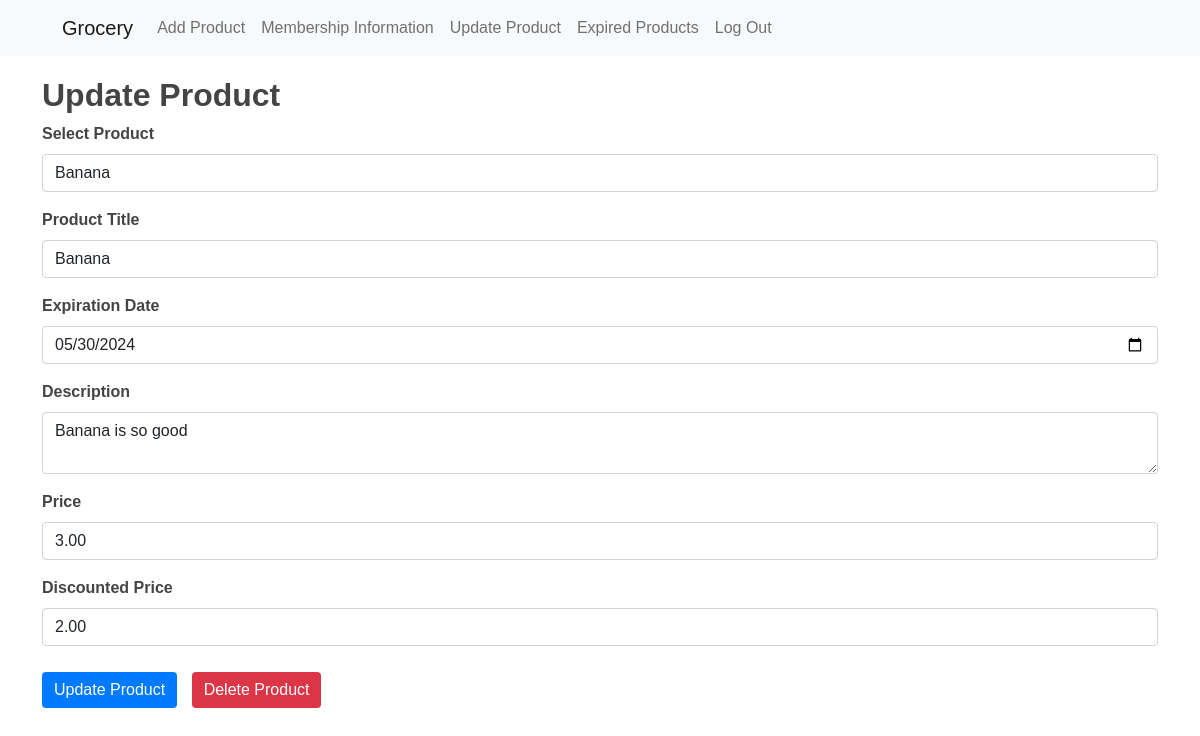
/updateproduct.php?product_id=1 (signed in), run on the app's committed database.
### tables this page shows
CREATE TABLE `product` (
  `id` int(100) NOT NULL,
  `title` varchar(200) NOT NULL,
  `expire` date NOT NULL,
  `img` varchar(255) NOT NULL,
  `description` text NOT NULL,
  `price` decimal(10,2) NOT NULL,
  `discounted_price` decimal(10,2) NOT NULL,
  `market_email` varchar(255) DEFAULT NULL,
  `type` varchar(255) DEFAULT NULL
);

### updateproduct.php (the view, shortened to what this page needs)
<?php
require 'db.php';
$userEmail = $_SESSION['user_email'];
$isAdmin = ($userEmail === 'admin1@gmail.com');
$selectedProductId = $_GET['product_id'] ?? null;
$productData = [];
if ($selectedProductId) {
    $productStmt = $pdo->prepare("SELECT * FROM product WHERE id = ?");
    $productStmt->execute([$selectedProductId]);
    $productData = $productStmt->fetch(PDO::FETCH_ASSOC);
}
$sql = $isAdmin ? "SELECT id, title FROM product" : "SELECT id, title FROM product WHERE market_email = ?";
$stmt = $pdo->prepare($sql);
$isAdmin ? $stmt->execute() : $stmt->execute([$userEmail]);
$products = $stmt->fetchAll(PDO::FETCH_ASSOC);
?>
<!DOCTYPE html>
<html lang="en">
<head>
    <link href="https://cdnjs.cloudflare.com/ajax/libs/twitter-bootstrap/5.1.3/css/bootstrap.min.css" rel="stylesheet">
    <link rel="stylesheet" href="https://cdnjs.cloudflare.com/ajax/libs/font-awesome/6.0.0-beta3/css/all.min.css">
    <link rel="stylesheet" href="navbar.css">
    <link href="addproduct.css" rel="stylesheet">
    <link rel="stylesheet" href="styles.css">
</head>
<body>
    <nav class="navbar navbar-expand-lg navbar-light bg-light">
        <div class="container-fluid">
            <a class="navbar-brand" href="addproduct.php">
                <?php if (isset($_SESSION['user_logo']) && !empty($_SESSION['user_logo'])): ?>
                    <img style="width: 100px;" src="<?php echo htmlspecialchars($_SESSION['user_logo']); ?>"
                        alt="Market Logo" style="height: 50px;">
                <?php else: ?>
                    Grocery
                <?php endif; ?>
            </a>
            <div class="collapse navbar-collapse" id="navbarNav">
                <ul class="navbar-nav me-auto mb-2 mb-lg-0">
                    <li class="nav-item active">
                        <a class="nav-link" href="addproduct.php">Add Product<span class="sr-only">(current)</span></a>
                    </li>
                    <li class="nav-item">
                        <a class="nav-link" href="membershipmarket.php">Membership Information</a>
                    </li>
                    <li class="nav-item">
                        <a class="nav-link" href="updateproduct.php">Update Product</a>
                    </li>
                    <li class="nav-item">
                        <a class="nav-link" href="expired.php">Expired Products</a>
                    </li>
                    <li class="nav-item">
                        <a class="nav-link" href="logout.php">Log Out</a>
                    </li>
                </ul>
            </div>
        </div>
    </nav>
    <div class="container">
        <h2><b>Update Product</b></h2>
        <form action="updateproduct.php?product_id=<?php echo $selectedProductId; ?>" method="post"
            enctype="multipart/form-data">
            <div class="mb-3">
                <label for="product_id" class="form-label">Select Product</label>
                <select class="form-control" id="product_id" name="product_id"
                    onchange="window.location.href='updateproduct.php?product_id=' + this.value;">
                    <?php foreach ($products as $product): ?>
                        <option value="<?php echo $product['id']; ?>" <?php if ($product['id'] == $selectedProductId)
                               echo 'selected'; ?>>
                            <?php echo htmlspecialchars($product['title']); ?>
                        </option>
                    <?php endforeach; ?>
                </select>
            </div>
            <div class="mb-3">
                <label for="title" class="form-label">Product Title</label>
                <input type="text" class="form-control" id="title" name="title" required
                    value="<?php echo htmlspecialchars($productData['title'] ?? ''); ?>">
            </div>
            <div class="mb-3">
                <label for="expire" class="form-label">Expiration Date</label>
                <input type="date" class="form-control" id="expire" name="expire" required
                    value="<?php echo htmlspecialchars($productData['expire'] ?? ''); ?>">
            </div>
            <div class="mb-3">
                <label for="description" class="form-label">Description</label>
                <textarea class="form-control" id="description" name="description"
                    required><?php echo htmlspecialchars($productData['description'] ?? ''); ?></textarea>
            </div>
            <div class="mb-3">
                <label for="price" class="form-label">Price</label>
                <input type of="number" class="form-control" id="price" name="price" step="0.01" required
                    value="<?php echo htmlspecialchars($productData['price'] ?? ''); ?>">
            </div>
            <div class="mb-3">
                <label for="discounted_price" class="form-label">Discounted Price</label>
                <input type="number" class="form-control" id="discounted_price" name="discounted_price" step="0.01"
                    required value="<?php echo htmlspecialchars($productData['discounted_price'] ?? ''); ?>">
            </div>
            <button type="submit" name="update_product" class="btn btn-primary">Update Product</button>
            <button style="margin:10px;" type="submit" name="delete_product" class="btn btn-danger"
                onclick="return confirm('Are you sure you want to delete this product?');">Delete Product</button>
        </form>
    </div>
</body>
</html>

### navbar.css (style rules this page uses)
* { box-sizing: border-box; }
body { margin: 0; min-height: 200vh; font-size: 0; font-family: Helvetica, Verdana, sans-serif; }

### addproduct.css (style rules this page uses)
body { font-family: "Poppins", sans-serif; color: #444444; }
a, a:hover { text-decoration: none; color: inherit; }

### styles.css (style rules this page uses)
* { box-sizing: border-box; }
body { margin: 0; font-family: Helvetica, Verdana, sans-serif; font-size: 16px; }
@media (min-width: 640px) { nav { padding: 16px 50px 30px 50px; } }
.form-label { font-weight: bold; }
.btn-primary { background-color: #007bff; border: none; }
.btn-danger { background-color: #dc3545; border: none; }

### updateproduct.php (style rules this page uses)
.container { padding-top: 20px; }
html, body { overflow: hidden; }
@media (max-width: 1200px) { html, body { overflow: auto; } }

### data on the page
product: title "Banana", expire "05/30/2024", description "Banana is so good", price "3.00", discounted_price "2.00"

### other printed values
form field product_id "Banana"
